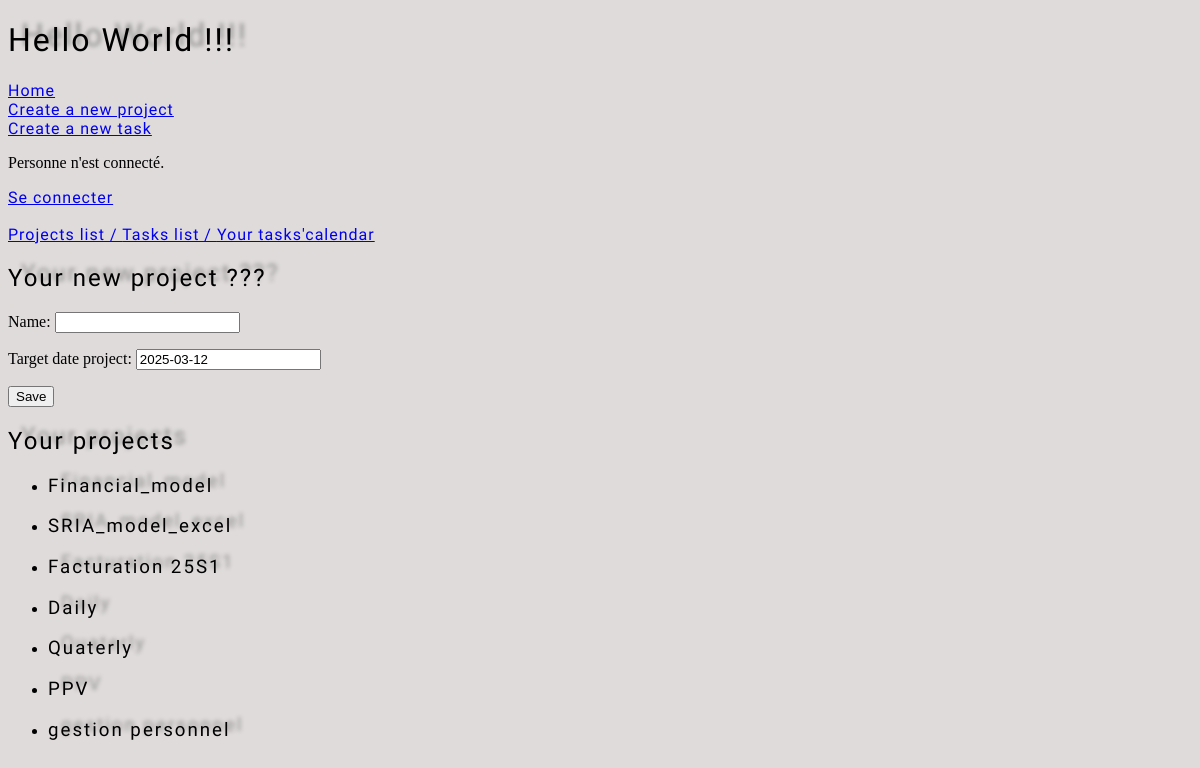
The page /todo/project_creation/ on the database as committed earlier.
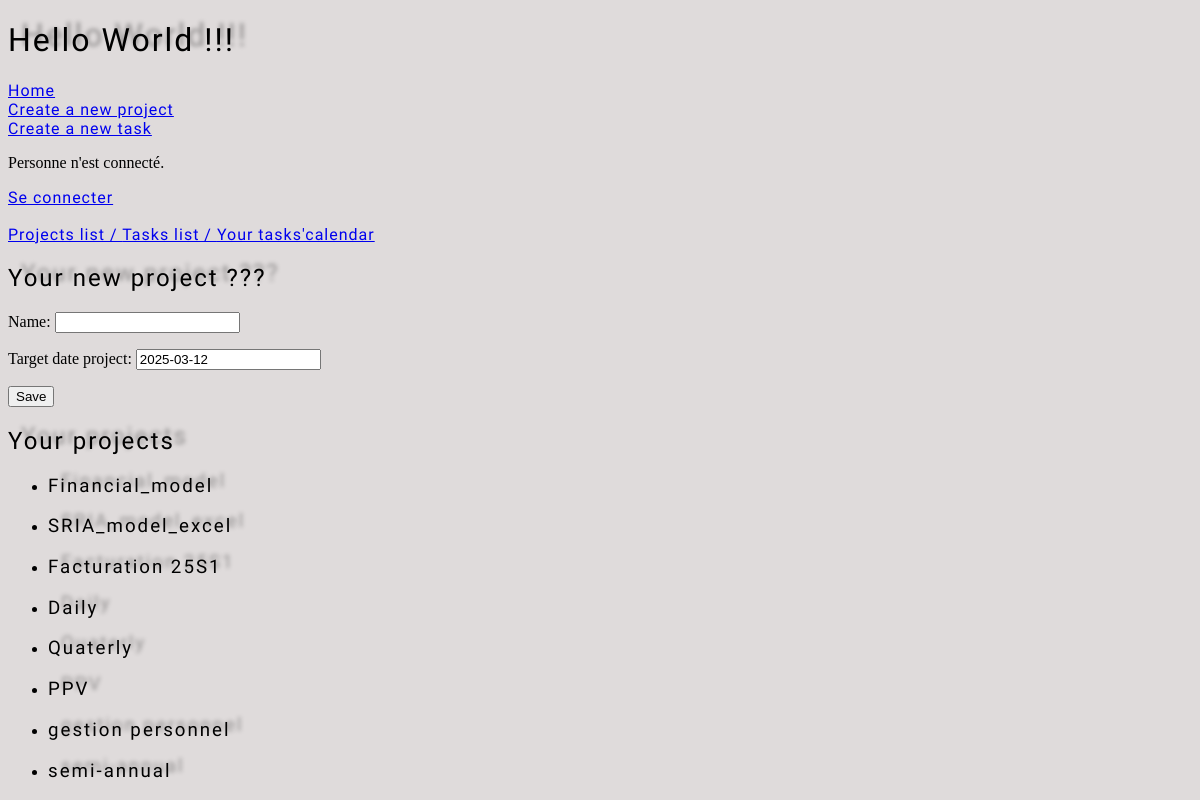
The same page on the database as committed later.
### todolist/models.py (models this page shows, shortened)
class Project(models.Model):
  name=models.CharField(max_length=100, unique=True)
  slug=models.SlugField(max_length=100, unique=True, blank=True)
  target_date_project = models.DateField(default=default_target_date)
  historic_target_date_project= models.JSONField(default=list, blank=True)

### todolist/views.py (the view)
# urls.py: path('project_creation/', ProjectCreateView.as_view(), name='project_creation'),
class ProjectCreateView(CreateView):
  model= Project
  template_name= 'todolist/project_form.html'
  form_class= ProjectForm
  success_url= reverse_lazy('todolist:projects_list')
  def get_context_data(self, *args, **kwargs):
    context= super().get_context_data(*args, **kwargs)
    context['projects']=Project.objects.all()
    return context

### todolist/forms.py
class ProjectForm(forms.ModelForm):
  class Meta:
    model = Project
    fields = ['name', 'target_date_project']
    widget= {'target_date_project': forms.DateInput(attrs={'type':'date'})
             }

### todolist/models.py (called while the page is built)
def default_target_date():
  return date.today() + timedelta(days=1)

### todolist/templates/todolist/project_form.html (shortened to what this page needs)
<!DOCTYPE html>
<html lang="en">
  {% extends 'base.html' %} {% load static %}
    {% block content %}
    <h2>Your new project ???</h2>
    <form method="post">
      {% csrf_token %} {{ form.as_p }}
      <button type="submit">Save</button>
    </form>
    <h2>Your projects</h2>
    <ul>
      {% for project in projects %}
      <li>
       <h3>{{ project.name }}</h3>
      </li>
      {% endfor %}
    {% endblock content %}

Rows that differ between the two databases and show on the page:
added Project: name "semi-annual"
